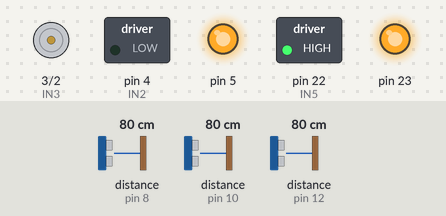
Bench run of a sketch on a simulated Arduino Mega 2560, built with avr-gcc and run on an emulated ATmega2560. Parts: motor-driver pin pairs drawn as motors (green arrow = first pin HIGH = forward, orange = second pin HIGH = backward, longer = more drive), switched loads named in the sketch (green lamp = pin HIGH), output pins drawn as LEDs (lit = HIGH). The test bench sets the inputs (shaded band); at power-on: distance to the obstacle (sensors on pin 8, pin 10, pin 12) 80 cm. The echo pulse lasts 58.3 µs per cm; what the sketch prints to the serial monitor is not drawn.

Above: at 1.2 s.
1.3 s: distance to the obstacle (sensor on pin 8) set to 74 cm
At 2.8 s:
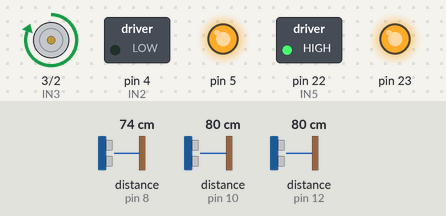
Timing chart, 0 to 4.3 s (numbered marks = the images above; inputs shaded):
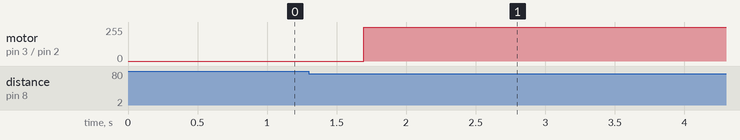

The sketch:

module_2_obstacle_challenge.ino
```cpp
#include <NewPing.h>

// Ultrasonic sensors
#define FRONT_T 13              // Trigger pin of the front ultrasonic sensor
#define FRONT_E 12              // Echo pin of the front ultrasonic sensor
#define RIGHT_T 11              // Trigger pin of the right ultrasonic sensor
#define RIGHT_E 10              // Echo pin of the right ultrasonic sensor
#define LEFT_T   9              // Trigger pin of the left ultrasonic sensor
#define LEFT_E   8              // Echo pin of the left ultrasonic sensor

// Motor driver pins
#define ENA      5              // Enable pin for the steering motor
#define IN2      4              // Pin1 of the steering motor
#define IN3      3              // Pin2 of the steering motor
#define ENB     23              // Enable pin for the driving motor
#define IN4      2              // Pin1 of the driving motor
#define IN5     22              // Pin2 of the driving motor

// Constants
#define NORMAL_DRIVE_POWER  255 // Power for normal driving operations
#define TURNING_DRIVE_POWER 175 // Power for driving motor when the vehicle is turning
#define STEERING_POWER      255 // Power for -+the steering motor
#define MIN_DIST_FROM_WALL   30 // Minimum allowed distance from wall(in cm)
#define TURN_DURATION_BASE  200 // Base value used as the duration for which the vehicle will turn.
// Will be multiplied by "turn duration factor" when turning.
#define MAX_DIST            300 // Maximum distance from any wall(in cm)
#define LR_ERROR_MARGIN       2 // Error margin while aligning the vehicle in the center among the right and left walls

#define BLOCK_UNITL_POSSIBLE_COLLISION(expr) \
      while (expr && ping_cm(front_sensor) > LR_ERROR_MARGIN && get_object_detection_status() == 'N') {}

int     turns = 0;              // Amount of turns the vehicle has completed
NewPing front_sensor(FRONT_T, FRONT_E, MAX_DIST);
NewPing right_sensor(RIGHT_T, RIGHT_E, MAX_DIST);
NewPing left_sensor(LEFT_T, LEFT_E, MAX_DIST);

void drive_forward() {
  digitalWrite(IN4, LOW);
  digitalWrite(IN5, HIGH);
}

void drive_backward() {
  digitalWrite(IN4, HIGH);
  digitalWrite(IN5, LOW);
}

void stop_driving() {
  digitalWrite(IN4, LOW);
  digitalWrite(IN5, LOW);
}

void steer_left() {
  digitalWrite(IN2, HIGH);
  digitalWrite(IN3, LOW);
}

void steer_right() {
  digitalWrite(IN2, LOW);
  digitalWrite(IN3, HIGH);
}

void stop_steering() {
  digitalWrite(IN2, LOW);
  digitalWrite(IN3, LOW);
}

char get_object_detection_status() {
  if (!Serial.available()) return 'N';

  return (char)Serial.read();
}

// Sets up motor located at given pins and sets given power(0-255) to the motor
void set_up_motor(int en, int in1, int in2, int power) {
  Serial.println(en);
  Serial.println(in1);
  Serial.println(in2);
  Serial.println(power);
  pinMode(en, OUTPUT);
  pinMode(in1, OUTPUT);
  pinMode(in2, OUTPUT);

  analogWrite(en, power);
}

int ping_cm(NewPing sensor) {
  int res = 0;
  int c = 5;
  while ( c-- ) res = max(res, sensor.ping_cm());
  if ( res == 0 ) res = 1000;
  return res;
}

void setup() {
  // Set baud rate as 9600 for Serial communication(mainly for debug purpose)
  Serial.begin(9600);
  Serial.println("٩(◕‿◕｡)۶ Konichiwaaaa");

  // Set up the steering motor and the driving motor
  set_up_motor(ENA, IN2, IN3, STEERING_POWER);
  set_up_motor(ENB, IN4, IN5, NORMAL_DRIVE_POWER);

  drive_forward();
}

void loop() {
  const char object_detection = get_object_detection_status();
  if (ping_cm(front_sensor) < MIN_DIST_FROM_WALL) {
    if (ping_cm(left_sensor) > ping_cm(right_sensor)) {
      steer_left();
    } else {
      steer_right();
    }

    while (ping_cm(front_sensor) < MIN_DIST_FROM_WALL) {}
    stop_steering();
  } else if (object_detection == 'L' && ping_cm(left_sensor) > MIN_DIST_FROM_WALL) {
    steer_left();
    while (ping_cm(left_sensor) > MIN_DIST_FROM_WALL) {
      if (ping_cm(front_sensor) < MIN_DIST_FROM_WALL) {
        break;
      }
    }
    steer_right();
    delay(200);
    stop_steering();
  } else if (object_detection == 'R' && ping_cm(right_sensor) > MIN_DIST_FROM_WALL) {
    steer_right();
    while (ping_cm(right_sensor) > MIN_DIST_FROM_WALL) {
      if (ping_cm(front_sensor) < MIN_DIST_FROM_WALL) {
        break;
      }
    }
    steer_left();
    delay(200);
    stop_steering();
  } else if (ping_cm(left_sensor) < MIN_DIST_FROM_WALL) {
    steer_right();
    BLOCK_UNITL_POSSIBLE_COLLISION(ping_cm(left_sensor) < MIN_DIST_FROM_WALL);
    stop_steering();
  } else if (ping_cm(right_sensor) < MIN_DIST_FROM_WALL) {
    steer_right();
    BLOCK_UNITL_POSSIBLE_COLLISION(ping_cm(left_sensor) < MIN_DIST_FROM_WALL);
    stop_steering();
  } else if (abs(ping_cm(left_sensor) - ping_cm(right_sensor)) > LR_ERROR_MARGIN) {
    if (ping_cm(left_sensor) > ping_cm(right_sensor)) {
      steer_left();
    } else {
      steer_right();
    }

    BLOCK_UNITL_POSSIBLE_COLLISION(abs(ping_cm(left_sensor) - ping_cm(right_sensor)) > LR_ERROR_MARGIN);
    stop_steering();
  }
}
```

Measured:
- the behaviour switches between 78 and 77 cm on distance to the obstacle (sensor on pin 8) (found by bisection; images 0 and 1)
- after the input at 1.3 s, motor on pin 3 (IN3) / pin 2 (IN4): stopped → forward 255/255 after 0.39 s
